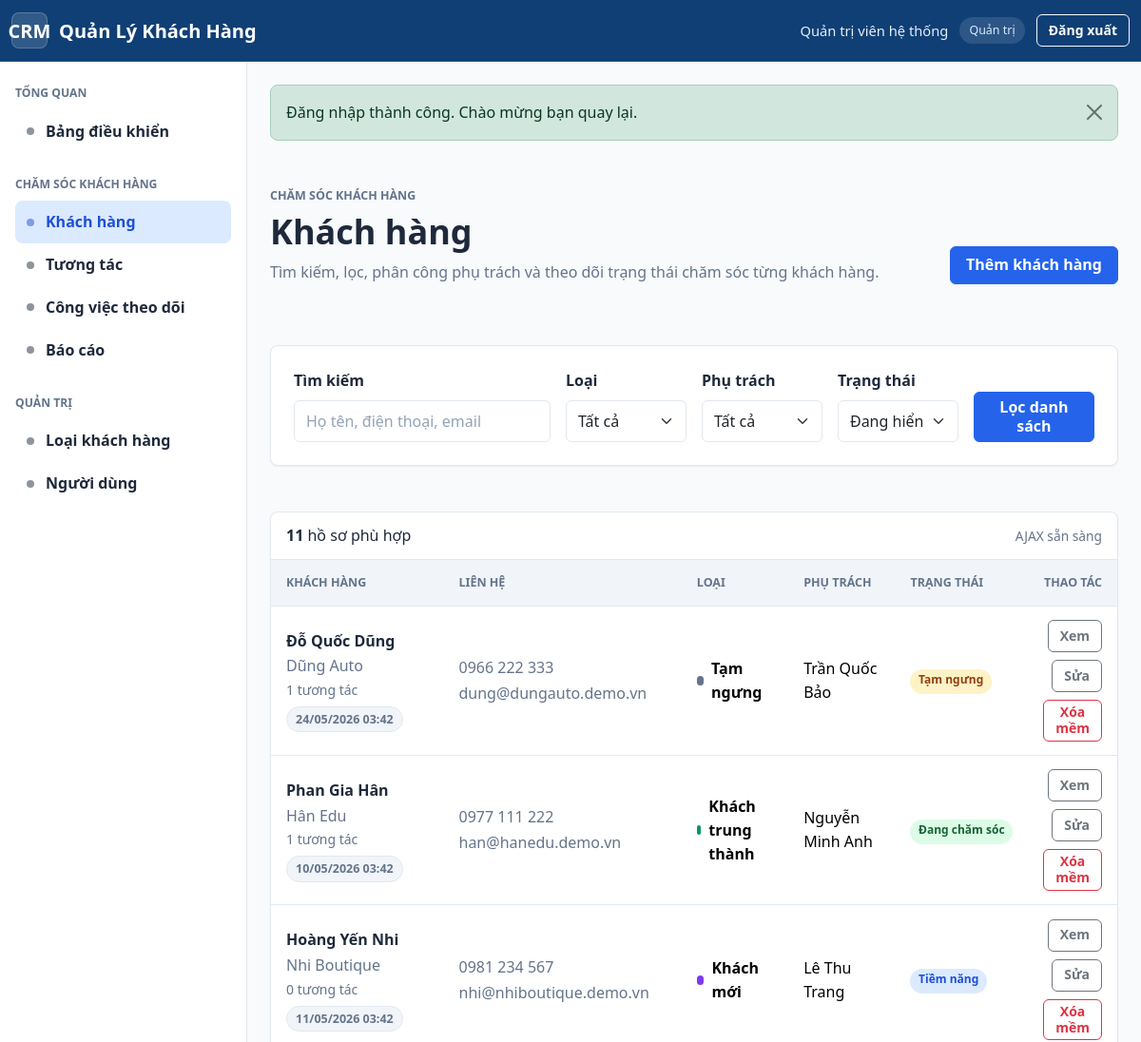
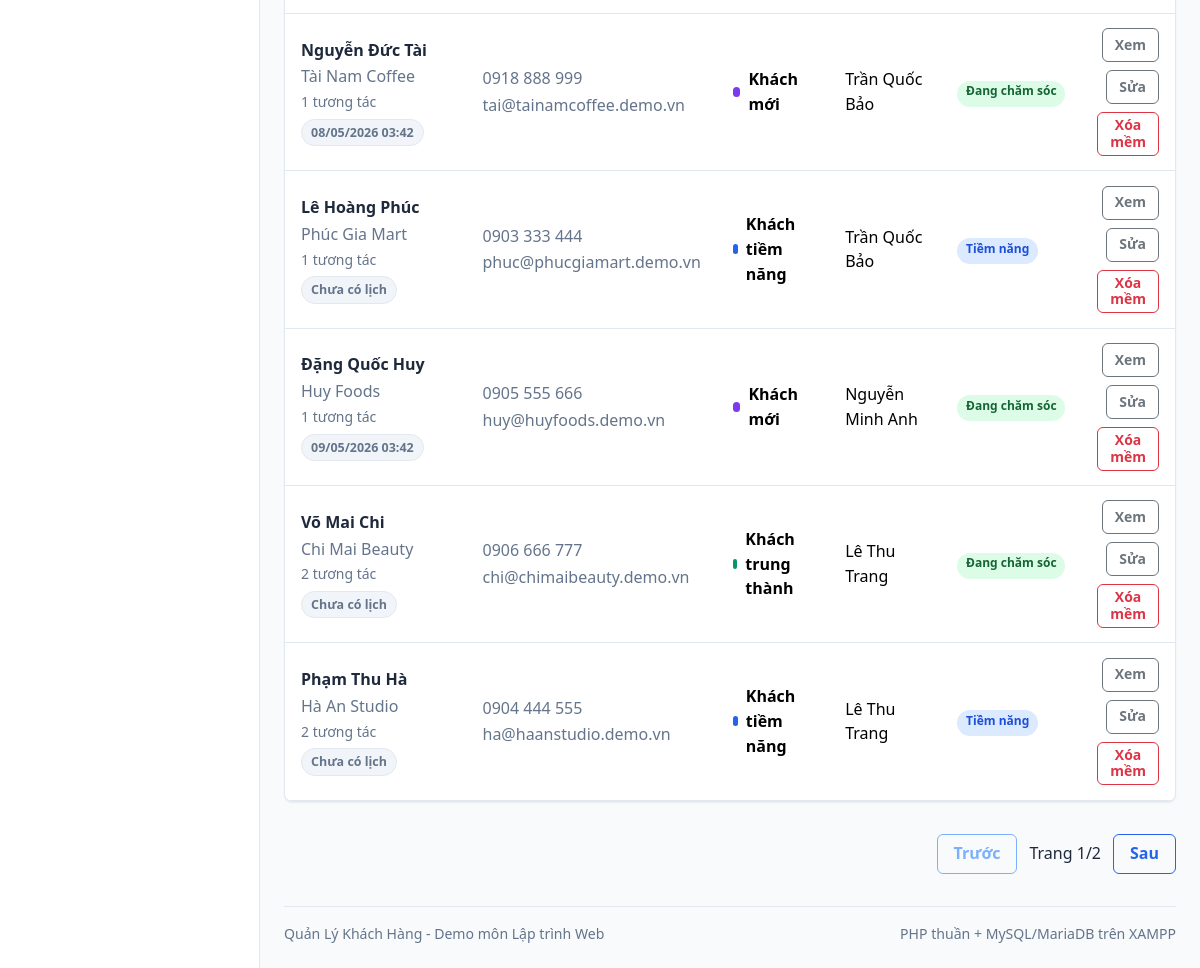
Screenshot of /khach-hang/index.php (signed in) with the database file from the repository (2 pictures, top to bottom).
### tables this page shows
CREATE TABLE `users` (
    `id` INT UNSIGNED NOT NULL AUTO_INCREMENT,
    `full_name` VARCHAR(120) NOT NULL,
    `username` VARCHAR(50) NOT NULL,
    `email` VARCHAR(191) NOT NULL,
    `phone` VARCHAR(32) NULL,
    `password_hash` VARCHAR(255) NOT NULL,
    `role` ENUM('admin', 'staff') NOT NULL DEFAULT 'staff',
    `status` ENUM('active', 'locked') NOT NULL DEFAULT 'active',
    `last_login_at` DATETIME NULL,
    `created_at` DATETIME NOT NULL DEFAULT CURRENT_TIMESTAMP,
    `updated_at` DATETIME NOT NULL DEFAULT CURRENT_TIMESTAMP ON UPDATE CURRENT_TIMESTAMP,
    PRIMARY KEY (`id`),
    UNIQUE KEY `uq_users_username` (`username`),
    UNIQUE KEY `uq_users_email` (`email`),
    KEY `idx_users_role_status` (`role`, `status`),
    KEY `idx_users_status` (`status`),
    KEY `idx_users_last_login_at` (`last_login_at`)
);

CREATE TABLE `customers` (
    `id` INT UNSIGNED NOT NULL AUTO_INCREMENT,
    `customer_type_id` INT UNSIGNED NOT NULL,
    `assigned_user_id` INT UNSIGNED NULL,
    `full_name` VARCHAR(150) NOT NULL,
    `company_name` VARCHAR(150) NULL,
    `gender` ENUM('male', 'female', 'other', 'unknown') NOT NULL DEFAULT 'unknown',
    `date_of_birth` DATE NULL,
    `phone` VARCHAR(32) NULL,
    `phone_normalized` VARCHAR(32) NULL,
    `email` VARCHAR(191) NULL,
    `email_normalized` VARCHAR(191) NULL,
    `address` VARCHAR(255) NULL,
    `city` VARCHAR(80) NULL,
    `source` ENUM('website', 'facebook', 'referral', 'walk_in', 'phone', 'other') NOT NULL DEFAULT 'other',
    `status` ENUM('active', 'potential', 'inactive') NOT NULL DEFAULT 'active',
    `notes` TEXT NULL,
    `deleted_at` DATETIME NULL,
    `active_phone_key` VARCHAR(32)
        GENERATED ALWAYS AS (
            CASE
                WHEN `deleted_at` IS NULL
                 AND `phone_normalized` IS NOT NULL
                 AND `phone_normalized` <> ''
                THEN `phone_normalized`
                ELSE NULL
            END
        ) PERSISTENT,
    `active_email_key` VARCHAR(191)
        GENERATED ALWAYS AS (
            CASE
                WHEN `deleted_at` IS NULL
                 AND `email_normalized` IS NOT NULL
                 AND `email_normalized` <> ''
                THEN `email_normalized`
                ELSE NULL
            END
        ) PERSISTENT,
    `created_at` DATETIME NOT NULL DEFAULT CURRENT_TIMESTAMP,
    `updated_at` DATETIME NOT NULL DEFAULT CURRENT_TIMESTAMP ON UPDATE CURRENT_TIMESTAMP,
    PRIMARY KEY (`id`),
    UNIQUE KEY `uq_customers_active_phone` (`active_phone_key`),
    UNIQUE KEY `uq_customers_active_email` (`active_email_key`),
    KEY `idx_customers_name` (`full_name`),
    KEY `idx_customers_company_name` (`company_name`),
    KEY `idx_customers_type_status` (`customer_type_id`, `status`),
    KEY `idx_customers_assigned_status` (`assigned_user_id`, `status`),
    KEY `idx_customers_status_deleted` (`status`, `deleted_at`),
    KEY `idx_customers_deleted_at` (`deleted_at`),
    KEY `idx_customers_phone_normalized` (`phone_normalized`),
    KEY `idx_customers_email_normalized` (`email_normalized`),
    CONSTRAINT `fk_customers_customer_type`
        FOREIGN KEY (`customer_type_id`) REFERENCES `customer_types` (`id`)
        ON UPDATE CASCADE
        ON DELETE RESTRICT,
    CONSTRAINT `fk_customers_assigned_user`
        FOREIGN KEY (`assigned_user_id`) REFERENCES `users` (`id`)
        ON UPDATE CASCADE
        ON DELETE SET NULL
);

CREATE TABLE `customer_types` (
    `id` INT UNSIGNED NOT NULL AUTO_INCREMENT,
    `name` VARCHAR(80) NOT NULL,
    `description` VARCHAR(255) NULL,
    `priority_score` TINYINT UNSIGNED NOT NULL DEFAULT 0,
    `color` VARCHAR(20) NOT NULL DEFAULT '#64748b',
    `is_active` TINYINT(1) NOT NULL DEFAULT 1,
    `created_at` DATETIME NOT NULL DEFAULT CURRENT_TIMESTAMP,
    `updated_at` DATETIME NOT NULL DEFAULT CURRENT_TIMESTAMP ON UPDATE CURRENT_TIMESTAMP,
    PRIMARY KEY (`id`),
    UNIQUE KEY `uq_customer_types_name` (`name`),
    KEY `idx_customer_types_active` (`is_active`),
    KEY `idx_customer_types_priority_score` (`priority_score`)
);

### khach-hang/danh-sach-khach-hang.php (the view, shortened to what the rows shown need)
<?php
$danhSachKhachHang = $danhSachKhachHang ?? [];
?>
<form class="surface-card customer-filter-bar" data-customer-filter-form method="get">
    <div class="row g-3 align-items-end">
        <div class="col-md-6 col-lg-2">
            <label class="form-label" for="assigned_user_id">Phụ trách</label>
            <select class="form-select" id="assigned_user_id" name="assigned_user_id" <?= la_admin() ? '' : 'disabled' ?>>
                <option value="">Tất cả</option>
            </select>
        </div>
    </div>
</form>
<section class="table-card" data-customer-list-region>
    <div class="table-responsive">
        <table class="table align-middle customer-table">
            <colgroup>
            </colgroup>
            <thead>
                <tr>
                    <th>Khách hàng</th>
                    <th>Liên hệ</th>
                    <th>Loại</th>
                    <th>Phụ trách</th>
                    <th>Trạng thái</th>
                    <th class="text-end">Thao tác</th>
                </tr>
            </thead>
            <tbody data-customer-table-body>
                <?php foreach ($danhSachKhachHang as $khachHang): ?>
                    <?php $lichToi = dinh_dang_ngay_gio($khachHang['next_task_due_at']) ?: 'Chưa có lịch'; ?>
                    <tr>
                        <td>
                            <div class="customer-name-cell">
                                <a class="customer-main-link" href="<?= e(duong_dan('khach-hang/chi-tiet.php?id=' . $khachHang['id'])) ?>"><?= e($khachHang['full_name']) ?></a>
                                <span><?= e($khachHang['company_name'] ?: $khachHang['city'] ?: 'Khách hàng cá nhân') ?></span>
                                <small><?= e((string) $khachHang['interaction_count']) ?> tương tác</small>
                                <span class="customer-due-badge"><?= e($lichToi) ?></span>
                            </div>
                        </td>
                        <td>
                            <div class="customer-contact-cell">
                                <span><?= e($khachHang['phone'] ?: 'Chưa có SĐT') ?></span>
                                <span><?= e($khachHang['email'] ?: 'Chưa có email') ?></span>
                            </div>
                        </td>
                        <td>
                            <span class="customer-type-chip" style="--type-color: <?= e(mau_loai_khach_hang_khach_an_toan($khachHang['customer_type_color'])) ?>">
                                <?= e($khachHang['customer_type_name']) ?>
                            </span>
                        </td>
                        <td><?= e($khachHang['assigned_user_name'] ?: 'Chưa phân công') ?></td>
                        <td>
                            <span class="badge <?= e(lop_badge_trang_thai_khach_hang($khachHang['status'], $khachHang['deleted_at'])) ?>">
                                <?= e(nhan_hien_thi_trang_thai_khach_hang($khachHang['status'], $khachHang['deleted_at'])) ?>
                            </span>
                        </td>
                        <td>
                            <div class="customer-row-actions row-actions justify-content-end">
                                <a class="btn btn-sm btn-outline-secondary" href="<?= e(duong_dan('khach-hang/chi-tiet.php?id=' . $khachHang['id'])) ?>">Xem</a>
                                <?php if ($khachHang['deleted_at'] && la_admin()): ?>
                                    <form action="<?= e(duong_dan('khach-hang/khoi-phuc.php')) ?>" method="post">
                                        <?= csrf_input() ?>
                                        <input type="hidden" name="id" value="<?= e($khachHang['id']) ?>">
                                        <button class="btn btn-sm btn-outline-success" type="submit">Khôi phục</button>
                                    </form>
                                <?php elseif (!$khachHang['deleted_at']): ?>
                                    <a class="btn btn-sm btn-outline-secondary" href="<?= e(duong_dan('khach-hang/sua.php?id=' . $khachHang['id'])) ?>">Sửa</a>
                                    <?php if (la_admin()): ?>
                                        <form action="<?= e(duong_dan('khach-hang/xoa-mem.php')) ?>" method="post">
                                            <button class="btn btn-sm btn-outline-danger" data-confirm-message="Xóa mềm khách hàng này khỏi danh sách đang chăm sóc?" type="submit">Xóa mềm</button>
                                        </form>
                                    <?php endif; ?>
                                <?php endif; ?>
                            </div>
                        </td>
                    </tr>
                <?php endforeach; ?>
            </tbody>
        </table>
    </div>
</section>

### giao-dien/thanh-dieu-huong.php (shortened to what the rows shown need)
<nav class="navbar navbar-expand-lg app-navbar">
    <div class="container-fluid">
        <div class="navbar-actions">
            <?php if (da_dang_nhap()): ?>
                <?php $nguoiDung = nguoi_dung_hien_tai(); ?>
                <?php $vaiTro = ($nguoiDung['vai_tro'] ?? '') === VAI_TRO_ADMIN ? 'Quản trị' : 'Nhân viên'; ?>
                <span class="navbar-user"><?= e($nguoiDung['ho_ten'] ?: $nguoiDung['ten_dang_nhap']) ?></span>
                <span class="navbar-role"><?= e($vaiTro) ?></span>
                <form class="d-inline" method="post" action="<?= e(duong_dan('dang-xuat.php')) ?>">
                    <button class="btn btn-outline-light btn-sm" type="submit">Đăng xuất</button>
                </form>
            <?php else: ?>
                <a class="btn btn-outline-light btn-sm" href="<?= e(duong_dan('dang-nhap.php')) ?>">Đăng nhập</a>
            <?php endif; ?>
        </div>
    </div>
</nav>

### rows the page displays
users: role "Quản trị"
customers: full_name "Đỗ Quốc Dũng", company_name "Dũng Auto", interaction_count "1", lichToi "24/05/2026 03:42", phone "0966 222 333", email "dung@dungauto.demo.vn", customer_type.name "Tạm ngưng", assigned_user.full_name "Trần Quốc Bảo", status+deleted_at "Tạm ngưng"
customers: full_name "Phan Gia Hân", company_name "Hân Edu", interaction_count "1", lichToi "10/05/2026 03:42", phone "0977 111 222", email "han@hanedu.demo.vn", customer_type.name "Khách trung thành", assigned_user.full_name "Nguyễn Minh Anh", status+deleted_at "Đang chăm sóc"
customers: full_name "Hoàng Yến Nhi", company_name "Nhi Boutique", interaction_count "0", lichToi "11/05/2026 03:42", phone "0981 234 567", email "nhi@nhiboutique.demo.vn", customer_type.name "Khách mới", assigned_user.full_name "Lê Thu Trang", status+deleted_at "Tiềm năng"
customers: full_name "Nguyễn Đức Tài", company_name "Tài Nam Coffee", interaction_count "1", lichToi "08/05/2026 03:42", phone "0918 888 999", email "tai@tainamcoffee.demo.vn", customer_type.name "Khách mới", assigned_user.full_name "Trần Quốc Bảo", status+deleted_at "Đang chăm sóc"
customers: full_name "Lê Hoàng Phúc", company_name "Phúc Gia Mart", interaction_count "1", lichToi "Chưa có lịch", phone "0903 333 444", email "phuc@phucgiamart.demo.vn", customer_type.name "Khách tiềm năng", assigned_user.full_name "Trần Quốc Bảo", status+deleted_at "Tiềm năng"
customers: full_name "Đặng Quốc Huy", company_name "Huy Foods", interaction_count "1", lichToi "09/05/2026 03:42", phone "0905 555 666", email "huy@huyfoods.demo.vn", customer_type.name "Khách mới", assigned_user.full_name "Nguyễn Minh Anh", status+deleted_at "Đang chăm sóc"
customers: full_name "Võ Mai Chi", company_name "Chi Mai Beauty", interaction_count "2", lichToi "Chưa có lịch", phone "0906 666 777", email "chi@chimaibeauty.demo.vn", customer_type.name "Khách trung thành", assigned_user.full_name "Lê Thu Trang", status+deleted_at "Đang chăm sóc"
customers: full_name "Phạm Thu Hà", company_name "Hà An Studio", interaction_count "2", lichToi "Chưa có lịch", phone "0904 444 555", email "ha@haanstudio.demo.vn", customer_type.name "Khách tiềm năng", assigned_user.full_name "Lê Thu Trang", status+deleted_at "Tiềm năng"

### other values shown
TEN_UNG_DUNG "Quản Lý Khách Hàng"
$nguoiDung['ho_ten'] ?: $nguoiDung['ten_dang_nhap'] "Quản trị viên hệ thống"
$nhan "Bảng điều khiển Khách hàng Tương tác Công việc theo dõi Báo cáo Loại khách hàng Người dùng"
$thongBao['noi_dung'] "Đăng nhập thành công. Chào mừng bạn quay lại."
$tongDong "11"
$phanTrang['trang'] "1"
$phanTrang['tong_trang'] "2"
